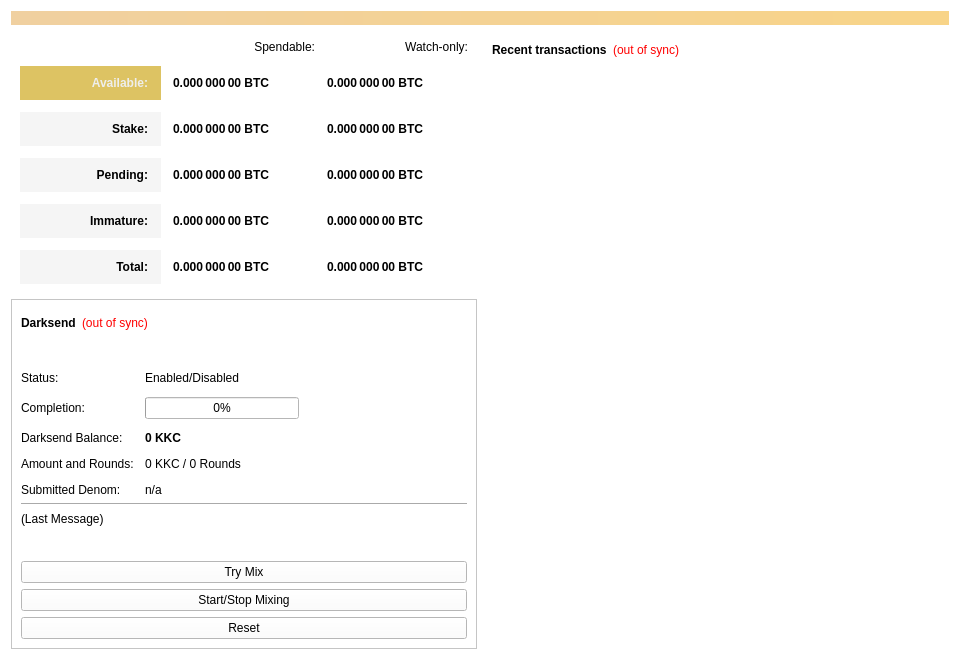
<?xml version="1.0" encoding="UTF-8"?>
<ui version="4.0">
 <class>OverviewPage</class>
 <widget class="QWidget" name="OverviewPage">
  <property name="geometry">
   <rect>
    <x>0</x>
    <y>0</y>
    <width>960</width>
    <height>594</height>
   </rect>
  </property>
  <property name="minimumSize">
   <size>
    <width>960</width>
    <height>0</height>
   </size>
  </property>
  <property name="windowTitle">
   <string>Form</string>
  </property>
  <property name="styleSheet">
   <string notr="true">background-color: rgb(255, 255, 255);</string>
  </property>
  <layout class="QVBoxLayout" name="topLayout">
   <item>
    <widget class="QLabel" name="labelAlerts">
     <property name="visible">
      <bool>false</bool>
     </property>
     <property name="styleSheet">
      <string notr="true">background-color: qlineargradient(x1: 0, y1: 0, x2: 1, y2: 0, stop:0 #F0D0A0, stop:1 #F8D488); color:#000000;</string>
     </property>
     <property name="wordWrap">
      <bool>true</bool>
     </property>
     <property name="margin">
      <number>3</number>
     </property>
    </widget>
   </item>
   <item>
    <layout class="QHBoxLayout" name="horizontalLayout" stretch="1,1">
     <item>
      <layout class="QVBoxLayout" name="verticalLayout_2">
       <item>
        <widget class="QFrame" name="frame">
         <property name="styleSheet">
          <string notr="true">border:0</string>
         </property>
         <property name="frameShape">
          <enum>QFrame::StyledPanel</enum>
         </property>
         <property name="frameShadow">
          <enum>QFrame::Raised</enum>
         </property>
         <layout class="QVBoxLayout" name="verticalLayout_4">
          <item>
           <layout class="QGridLayout" name="gridLayout">
            <property name="spacing">
             <number>12</number>
            </property>
            <item row="5" column="0">
             <widget class="QLabel" name="labelTotalText">
              <property name="styleSheet">
               <string notr="true">background-color: rgb(245, 245, 245);
color: rgb(0, 0, 0);
 font-weight: 900;
padding: 10px;</string>
              </property>
              <property name="text">
               <string>Total:</string>
              </property>
              <property name="alignment">
               <set>Qt::AlignRight|Qt::AlignTrailing|Qt::AlignVCenter</set>
              </property>
             </widget>
            </item>
            <item row="1" column="2">
             <widget class="QLabel" name="labelWatchAvailable">
              <property name="font">
               <font>
                <weight>75</weight>
                <bold>true</bold>
               </font>
              </property>
              <property name="cursor">
               <cursorShape>IBeamCursor</cursorShape>
              </property>
              <property name="toolTip">
               <string>Your current balance in watch-only addresses</string>
              </property>
              <property name="text">
               <string notr="true">0.000 000 00 BTC</string>
              </property>
              <property name="alignment">
               <set>Qt::AlignLeading|Qt::AlignLeft|Qt::AlignVCenter</set>
              </property>
              <property name="textInteractionFlags">
               <set>Qt::LinksAccessibleByMouse|Qt::TextSelectableByKeyboard|Qt::TextSelectableByMouse</set>
              </property>
             </widget>
            </item>
            <item row="3" column="0">
             <widget class="QLabel" name="labelPendingText">
              <property name="styleSheet">
               <string notr="true">background-color: rgb(245, 245, 245);
color: rgb(0, 0, 0);
 font-weight: 900;
padding: 10px;</string>
              </property>
              <property name="text">
               <string>Pending:</string>
              </property>
              <property name="alignment">
               <set>Qt::AlignRight|Qt::AlignTrailing|Qt::AlignVCenter</set>
              </property>
             </widget>
            </item>
            <item row="4" column="2">
             <widget class="QLabel" name="labelWatchImmature">
              <property name="font">
               <font>
                <weight>75</weight>
                <bold>true</bold>
               </font>
              </property>
              <property name="cursor">
               <cursorShape>IBeamCursor</cursorShape>
              </property>
              <property name="toolTip">
               <string>Mined balance in watch-only addresses that has not yet matured</string>
              </property>
              <property name="text">
               <string notr="true">0.000 000 00 BTC</string>
              </property>
              <property name="alignment">
               <set>Qt::AlignLeading|Qt::AlignLeft|Qt::AlignVCenter</set>
              </property>
              <property name="textInteractionFlags">
               <set>Qt::LinksAccessibleByMouse|Qt::TextSelectableByKeyboard|Qt::TextSelectableByMouse</set>
              </property>
             </widget>
            </item>
            <item row="3" column="2">
             <widget class="QLabel" name="labelWatchPending">
              <property name="font">
               <font>
                <weight>75</weight>
                <bold>true</bold>
               </font>
              </property>
              <property name="cursor">
               <cursorShape>IBeamCursor</cursorShape>
              </property>
              <property name="toolTip">
               <string>Unconfirmed transactions to watch-only addresses</string>
              </property>
              <property name="text">
               <string notr="true">0.000 000 00 BTC</string>
              </property>
              <property name="alignment">
               <set>Qt::AlignLeading|Qt::AlignLeft|Qt::AlignVCenter</set>
              </property>
              <property name="textInteractionFlags">
               <set>Qt::LinksAccessibleByMouse|Qt::TextSelectableByKeyboard|Qt::TextSelectableByMouse</set>
              </property>
             </widget>
            </item>
            <item row="3" column="1">
             <widget class="QLabel" name="labelUnconfirmed">
              <property name="font">
               <font>
                <weight>75</weight>
                <bold>true</bold>
               </font>
              </property>
              <property name="cursor">
               <cursorShape>IBeamCursor</cursorShape>
              </property>
              <property name="toolTip">
               <string>Total of transactions that have yet to be confirmed, and do not yet count toward the spendable balance</string>
              </property>
              <property name="text">
               <string notr="true">0.000 000 00 BTC</string>
              </property>
              <property name="alignment">
               <set>Qt::AlignLeading|Qt::AlignLeft|Qt::AlignVCenter</set>
              </property>
              <property name="textInteractionFlags">
               <set>Qt::LinksAccessibleByMouse|Qt::TextSelectableByKeyboard|Qt::TextSelectableByMouse</set>
              </property>
             </widget>
            </item>
            <item row="4" column="0">
             <widget class="QLabel" name="labelImmatureText">
              <property name="styleSheet">
               <string notr="true">background-color: rgb(245, 245, 245);
color: rgb(0, 0, 0);
 font-weight: 900;
padding: 10px;</string>
              </property>
              <property name="text">
               <string>Immature:</string>
              </property>
              <property name="alignment">
               <set>Qt::AlignRight|Qt::AlignTrailing|Qt::AlignVCenter</set>
              </property>
             </widget>
            </item>
            <item row="2" column="2">
             <widget class="QLabel" name="labelWatchStake">
              <property name="font">
               <font>
                <weight>75</weight>
                <bold>true</bold>
               </font>
              </property>
              <property name="cursor">
               <cursorShape>IBeamCursor</cursorShape>
              </property>
              <property name="toolTip">
               <string>Total of coins that was staked in watch-only addresses, and do not yet count toward the current watch-only balance</string>
              </property>
              <property name="text">
               <string notr="true">0.000 000 00 BTC</string>
              </property>
              <property name="alignment">
               <set>Qt::AlignLeading|Qt::AlignLeft|Qt::AlignVCenter</set>
              </property>
              <property name="textInteractionFlags">
               <set>Qt::LinksAccessibleByMouse|Qt::TextSelectableByKeyboard|Qt::TextSelectableByMouse</set>
              </property>
             </widget>
            </item>
            <item row="2" column="1">
             <widget class="QLabel" name="labelStake">
              <property name="font">
               <font>
                <weight>75</weight>
                <bold>true</bold>
               </font>
              </property>
              <property name="cursor">
               <cursorShape>IBeamCursor</cursorShape>
              </property>
              <property name="toolTip">
               <string>Total of coins that was staked, and do not yet count toward the current balance</string>
              </property>
              <property name="text">
               <string notr="true">0.000 000 00 BTC</string>
              </property>
              <property name="alignment">
               <set>Qt::AlignLeading|Qt::AlignLeft|Qt::AlignVCenter</set>
              </property>
              <property name="textInteractionFlags">
               <set>Qt::LinksAccessibleByMouse|Qt::TextSelectableByKeyboard|Qt::TextSelectableByMouse</set>
              </property>
             </widget>
            </item>
            <item row="5" column="1">
             <widget class="QLabel" name="labelTotal">
              <property name="font">
               <font>
                <weight>75</weight>
                <bold>true</bold>
               </font>
              </property>
              <property name="cursor">
               <cursorShape>IBeamCursor</cursorShape>
              </property>
              <property name="toolTip">
               <string>Your current total balance</string>
              </property>
              <property name="text">
               <string notr="true">0.000 000 00 BTC</string>
              </property>
              <property name="alignment">
               <set>Qt::AlignLeading|Qt::AlignLeft|Qt::AlignVCenter</set>
              </property>
              <property name="textInteractionFlags">
               <set>Qt::LinksAccessibleByMouse|Qt::TextSelectableByKeyboard|Qt::TextSelectableByMouse</set>
              </property>
             </widget>
            </item>
            <item row="4" column="1">
             <widget class="QLabel" name="labelImmature">
              <property name="font">
               <font>
                <weight>75</weight>
                <bold>true</bold>
               </font>
              </property>
              <property name="cursor">
               <cursorShape>IBeamCursor</cursorShape>
              </property>
              <property name="toolTip">
               <string>Mined balance that has not yet matured</string>
              </property>
              <property name="text">
               <string notr="true">0.000 000 00 BTC</string>
              </property>
              <property name="alignment">
               <set>Qt::AlignLeading|Qt::AlignLeft|Qt::AlignVCenter</set>
              </property>
              <property name="textInteractionFlags">
               <set>Qt::LinksAccessibleByMouse|Qt::TextSelectableByKeyboard|Qt::TextSelectableByMouse</set>
              </property>
             </widget>
            </item>
            <item row="0" column="1">
             <widget class="QLabel" name="labelSpendable">
              <property name="text">
               <string>Spendable:</string>
              </property>
              <property name="alignment">
               <set>Qt::AlignRight|Qt::AlignTrailing|Qt::AlignVCenter</set>
              </property>
             </widget>
            </item>
            <item row="1" column="1">
             <widget class="QLabel" name="labelBalance">
              <property name="font">
               <font>
                <weight>75</weight>
                <bold>true</bold>
               </font>
              </property>
              <property name="cursor">
               <cursorShape>IBeamCursor</cursorShape>
              </property>
              <property name="toolTip">
               <string>Your current spendable balance</string>
              </property>
              <property name="text">
               <string notr="true">0.000 000 00 BTC</string>
              </property>
              <property name="alignment">
               <set>Qt::AlignLeading|Qt::AlignLeft|Qt::AlignVCenter</set>
              </property>
              <property name="textInteractionFlags">
               <set>Qt::LinksAccessibleByMouse|Qt::TextSelectableByKeyboard|Qt::TextSelectableByMouse</set>
              </property>
             </widget>
            </item>
            <item row="2" column="0">
             <widget class="QLabel" name="label_10">
              <property name="styleSheet">
               <string notr="true">background-color: rgb(245, 245, 245);
color: rgb(0, 0, 0);
 font-weight: 900;
padding: 10px;</string>
              </property>
              <property name="text">
               <string>Stake:</string>
              </property>
              <property name="alignment">
               <set>Qt::AlignRight|Qt::AlignTrailing|Qt::AlignVCenter</set>
              </property>
             </widget>
            </item>
            <item row="5" column="2">
             <widget class="QLabel" name="labelWatchTotal">
              <property name="font">
               <font>
                <weight>75</weight>
                <bold>true</bold>
               </font>
              </property>
              <property name="cursor">
               <cursorShape>IBeamCursor</cursorShape>
              </property>
              <property name="toolTip">
               <string>Current total balance in watch-only addresses</string>
              </property>
              <property name="text">
               <string notr="true">0.000 000 00 BTC</string>
              </property>
              <property name="alignment">
               <set>Qt::AlignLeading|Qt::AlignLeft|Qt::AlignVCenter</set>
              </property>
              <property name="textInteractionFlags">
               <set>Qt::LinksAccessibleByMouse|Qt::TextSelectableByKeyboard|Qt::TextSelectableByMouse</set>
              </property>
             </widget>
            </item>
            <item row="0" column="2">
             <widget class="QLabel" name="labelWatchonly">
              <property name="text">
               <string>Watch-only:</string>
              </property>
              <property name="alignment">
               <set>Qt::AlignRight|Qt::AlignTrailing|Qt::AlignVCenter</set>
              </property>
             </widget>
            </item>
            <item row="1" column="0">
             <widget class="QLabel" name="labelBalanceText">
              <property name="layoutDirection">
               <enum>Qt::LeftToRight</enum>
              </property>
              <property name="autoFillBackground">
               <bool>false</bool>
              </property>
              <property name="styleSheet">
               <string notr="true">background-color: rgb(221, 195, 99);
color: rgb(238, 238, 236);
 font-weight: 900;
padding: 10px;
</string>
              </property>
              <property name="text">
               <string>Available:</string>
              </property>
              <property name="alignment">
               <set>Qt::AlignRight|Qt::AlignTrailing|Qt::AlignVCenter</set>
              </property>
              <property name="margin">
               <number>0</number>
              </property>
              <property name="indent">
               <number>-1</number>
              </property>
             </widget>
            </item>
           </layout>
          </item>
         </layout>
        </widget>
       </item>
       <item>
        <widget class="QFrame" name="frameDarksend">
         <property name="sizePolicy">
          <sizepolicy hsizetype="Expanding" vsizetype="Expanding">
           <horstretch>0</horstretch>
           <verstretch>0</verstretch>
          </sizepolicy>
         </property>
         <property name="minimumSize">
          <size>
           <width>0</width>
           <height>350</height>
          </size>
         </property>
         <property name="visible">
          <bool>false</bool>
         </property>
         <property name="layoutDirection">
          <enum>Qt::LeftToRight</enum>
         </property>
         <property name="frameShape">
          <enum>QFrame::StyledPanel</enum>
         </property>
         <property name="frameShadow">
          <enum>QFrame::Raised</enum>
         </property>
         <layout class="QVBoxLayout" name="verticalLayout_5">
          <item>
           <layout class="QHBoxLayout" name="horizontalLayout_5">
            <item>
             <widget class="QLabel" name="label_2">
              <property name="font">
               <font>
                <weight>75</weight>
                <bold>true</bold>
               </font>
              </property>
              <property name="text">
               <string>Darksend</string>
              </property>
             </widget>
            </item>
            <item>
             <widget class="QLabel" name="labelDarksendSyncStatus">
              <property name="toolTip">
               <string>The displayed information may be out of date. Your wallet automatically synchronizes with the EthCash network after a connection is established, but this process has not completed yet.</string>
              </property>
              <property name="styleSheet">
               <string notr="true">QLabel { color: red; }</string>
              </property>
              <property name="text">
               <string notr="true">(out of sync)</string>
              </property>
              <property name="alignment">
               <set>Qt::AlignLeading|Qt::AlignLeft|Qt::AlignVCenter</set>
              </property>
             </widget>
            </item>
            <item>
             <spacer name="horizontalSpacer_4">
              <property name="orientation">
               <enum>Qt::Horizontal</enum>
              </property>
              <property name="sizeHint" stdset="0">
               <size>
                <width>40</width>
                <height>20</height>
               </size>
              </property>
             </spacer>
            </item>
           </layout>
          </item>
          <item>
           <widget class="QPushButton" name="runAutoDenom">
            <property name="palette">
             <palette>
              <active>
               <colorrole role="WindowText">
                <brush brushstyle="SolidPattern">
                 <color alpha="255">
                  <red>0</red>
                  <green>0</green>
                  <blue>0</blue>
                 </color>
                </brush>
               </colorrole>
               <colorrole role="Button">
                <brush brushstyle="SolidPattern">
                 <color alpha="255">
                  <red>255</red>
                  <green>255</green>
                  <blue>255</blue>
                 </color>
                </brush>
               </colorrole>
               <colorrole role="Light">
                <brush brushstyle="SolidPattern">
                 <color alpha="255">
                  <red>255</red>
                  <green>255</green>
                  <blue>255</blue>
                 </color>
                </brush>
               </colorrole>
               <colorrole role="Midlight">
                <brush brushstyle="SolidPattern">
                 <color alpha="255">
                  <red>247</red>
                  <green>246</green>
                  <blue>246</blue>
                 </color>
                </brush>
               </colorrole>
               <colorrole role="Dark">
                <brush brushstyle="SolidPattern">
                 <color alpha="255">
                  <red>119</red>
                  <green>119</green>
                  <blue>119</blue>
                 </color>
                </brush>
               </colorrole>
               <colorrole role="Mid">
                <brush brushstyle="SolidPattern">
                 <color alpha="255">
                  <red>159</red>
                  <green>159</green>
                  <blue>159</blue>
                 </color>
                </brush>
               </colorrole>
               <colorrole role="Text">
                <brush brushstyle="SolidPattern">
                 <color alpha="255">
                  <red>0</red>
                  <green>0</green>
                  <blue>0</blue>
                 </color>
                </brush>
               </colorrole>
               <colorrole role="BrightText">
                <brush brushstyle="SolidPattern">
                 <color alpha="255">
                  <red>255</red>
                  <green>255</green>
                  <blue>255</blue>
                 </color>
                </brush>
               </colorrole>
               <colorrole role="ButtonText">
                <brush brushstyle="SolidPattern">
                 <color alpha="255">
                  <red>0</red>
                  <green>0</green>
                  <blue>0</blue>
                 </color>
                </brush>
               </colorrole>
               <colorrole role="Base">
                <brush brushstyle="SolidPattern">
                 <color alpha="255">
                  <red>255</red>
                  <green>255</green>
                  <blue>255</blue>
                 </color>
                </brush>
               </colorrole>
               <colorrole role="Window">
                <brush brushstyle="SolidPattern">
                 <color alpha="255">
                  <red>255</red>
                  <green>255</green>
                  <blue>255</blue>
                 </color>
                </brush>
               </colorrole>
               <colorrole role="Shadow">
                <brush brushstyle="SolidPattern">
                 <color alpha="255">
                  <red>0</red>
                  <green>0</green>
                  <blue>0</blue>
                 </color>
                </brush>
               </colorrole>
               <colorrole role="AlternateBase">
                <brush brushstyle="SolidPattern">
                 <color alpha="255">
                  <red>247</red>
                  <green>246</green>
                  <blue>246</blue>
                 </color>
                </brush>
               </colorrole>
               <colorrole role="ToolTipBase">
                <brush brushstyle="SolidPattern">
                 <color alpha="255">
                  <red>255</red>
                  <green>255</green>
                  <blue>220</blue>
                 </color>
                </brush>
               </colorrole>
               <colorrole role="ToolTipText">
                <brush brushstyle="SolidPattern">
                 <color alpha="255">
                  <red>0</red>
                  <green>0</green>
                  <blue>0</blue>
                 </color>
                </brush>
               </colorrole>
              </active>
              <inactive>
               <colorrole role="WindowText">
                <brush brushstyle="SolidPattern">
                 <color alpha="255">
                  <red>0</red>
                  <green>0</green>
                  <blue>0</blue>
                 </color>
                </brush>
               </colorrole>
               <colorrole role="Button">
                <brush brushstyle="SolidPattern">
                 <color alpha="255">
                  <red>255</red>
                  <green>255</green>
                  <blue>255</blue>
                 </color>
                </brush>
               </colorrole>
               <colorrole role="Light">
                <brush brushstyle="SolidPattern">
                 <color alpha="255">
                  <red>255</red>
                  <green>255</green>
                  <blue>255</blue>
                 </color>
                </brush>
               </colorrole>
               <colorrole role="Midlight">
                <brush brushstyle="SolidPattern">
                 <color alpha="255">
                  <red>247</red>
                  <green>246</green>
                  <blue>246</blue>
                 </color>
                </brush>
               </colorrole>
               <colorrole role="Dark">
                <brush brushstyle="SolidPattern">
                 <color alpha="255">
                  <red>119</red>
                  <green>119</green>
                  <blue>119</blue>
                 </color>
                </brush>
               </colorrole>
               <colorrole role="Mid">
                <brush brushstyle="SolidPattern">
                 <color alpha="255">
                  <red>159</red>
                  <green>159</green>
                  <blue>159</blue>
                 </color>
                </brush>
               </colorrole>
               <colorrole role="Text">
                <brush brushstyle="SolidPattern">
                 <color alpha="255">
                  <red>0</red>
                  <green>0</green>
                  <blue>0</blue>
                 </color>
                </brush>
               </colorrole>
               <colorrole role="BrightText">
                <brush brushstyle="SolidPattern">
                 <color alpha="255">
                  <red>255</red>
                  <green>255</green>
                  <blue>255</blue>
                 </color>
                </brush>
               </colorrole>
               <colorrole role="ButtonText">
                <brush brushstyle="SolidPattern">
                 <color alpha="255">
                  <red>0</red>
                  <green>0</green>
                  <blue>0</blue>
                 </color>
                </brush>
               </colorrole>
               <colorrole role="Base">
                <brush brushstyle="SolidPattern">
                 <color alpha="255">
                  <red>255</red>
                  <green>255</green>
                  <blue>255</blue>
                 </color>
                </brush>
               </colorrole>
               <colorrole role="Window">
                <brush brushstyle="SolidPattern">
                 <color alpha="255">
                  <red>255</red>
                  <green>255</green>
                  <blue>255</blue>
                 </color>
                </brush>
               </colorrole>
               <colorrole role="Shadow">
                <brush brushstyle="SolidPattern">
                 <color alpha="255">
                  <red>0</red>
                  <green>0</green>
                  <blue>0</blue>
                 </color>
                </brush>
               </colorrole>
               <colorrole role="AlternateBase">
                <brush brushstyle="SolidPattern">
                 <color alpha="255">
                  <red>247</red>
                  <green>246</green>
                  <blue>246</blue>
                 </color>
                </brush>
               </colorrole>
               <colorrole role="ToolTipBase">
                <brush brushstyle="SolidPattern">
                 <color alpha="255">
                  <red>255</red>
                  <green>255</green>
                  <blue>220</blue>
                 </color>
                </brush>
               </colorrole>
               <colorrole role="ToolTipText">
                <brush brushstyle="SolidPattern">
                 <color alpha="255">
                  <red>0</red>
                  <green>0</green>
                  <blue>0</blue>
                 </color>
                </brush>
               </colorrole>
              </inactive>
              <disabled>
               <colorrole role="WindowText">
                <brush brushstyle="SolidPattern">
                 <color alpha="255">
                  <red>119</red>
                  <green>119</green>
                  <blue>119</blue>
                 </color>
                </brush>
               </colorrole>
               <colorrole role="Button">
                <brush brushstyle="SolidPattern">
                 <color alpha="255">
                  <red>255</red>
                  <green>255</green>
                  <blue>255</blue>
                 </color>
                </brush>
               </colorrole>
               <colorrole role="Light">
                <brush brushstyle="SolidPattern">
                 <color alpha="255">
                  <red>255</red>
                  <green>255</green>
                  <blue>255</blue>
                 </color>
                </brush>
               </colorrole>
               <colorrole role="Midlight">
                <brush brushstyle="SolidPattern">
                 <color alpha="255">
                  <red>247</red>
                  <green>246</green>
                  <blue>246</blue>
                 </color>
                </brush>
               </colorrole>
               <colorrole role="Dark">
                <brush brushstyle="SolidPattern">
                 <color alpha="255">
                  <red>119</red>
                  <green>119</green>
                  <blue>119</blue>
                 </color>
                </brush>
               </colorrole>
               <colorrole role="Mid">
                <brush brushstyle="SolidPattern">
                 <color alpha="255">
                  <red>159</red>
                  <green>159</green>
                  <blue>159</blue>
                 </color>
                </brush>
               </colorrole>
               <colorrole role="Text">
                <brush brushstyle="SolidPattern">
                 <color alpha="255">
                  <red>119</red>
                  <green>119</green>
                  <blue>119</blue>
                 </color>
                </brush>
               </colorrole>
               <colorrole role="BrightText">
                <brush brushstyle="SolidPattern">
                 <color alpha="255">
                  <red>255</red>
                  <green>255</green>
                  <blue>255</blue>
                 </color>
                </brush>
               </colorrole>
               <colorrole role="ButtonText">
                <brush brushstyle="SolidPattern">
                 <color alpha="255">
                  <red>119</red>
                  <green>119</green>
                  <blue>119</blue>
                 </color>
                </brush>
               </colorrole>
               <colorrole role="Base">
                <brush brushstyle="SolidPattern">
                 <color alpha="255">
                  <red>255</red>
                  <green>255</green>
                  <blue>255</blue>
                 </color>
                </brush>
               </colorrole>
               <colorrole role="Window">
                <brush brushstyle="SolidPattern">
                 <color alpha="255">
                  <red>255</red>
                  <green>255</green>
                  <blue>255</blue>
                 </color>
                </brush>
               </colorrole>
               <colorrole role="Shadow">
                <brush brushstyle="SolidPattern">
                 <color alpha="255">
                  <red>0</red>
                  <green>0</green>
                  <blue>0</blue>
                 </color>
                </brush>
               </colorrole>
               <colorrole role="AlternateBase">
                <brush brushstyle="SolidPattern">
                 <color alpha="255">
                  <red>239</red>
                  <green>238</green>
                  <blue>238</blue>
                 </color>
                </brush>
               </colorrole>
               <colorrole role="ToolTipBase">
                <brush brushstyle="SolidPattern">
                 <color alpha="255">
                  <red>255</red>
                  <green>255</green>
                  <blue>220</blue>
                 </color>
                </brush>
               </colorrole>
               <colorrole role="ToolTipText">
                <brush brushstyle="SolidPattern">
                 <color alpha="255">
                  <red>0</red>
                  <green>0</green>
                  <blue>0</blue>
                 </color>
                </brush>
               </colorrole>
              </disabled>
             </palette>
            </property>
            <property name="focusPolicy">
             <enum>Qt::NoFocus</enum>
            </property>
            <property name="autoFillBackground">
             <bool>false</bool>
            </property>
            <property name="text">
             <string/>
            </property>
            <property name="flat">
             <bool>true</bool>
            </property>
           </widget>
          </item>
          <item>
           <layout class="QFormLayout" name="formLayout">
            <property name="fieldGrowthPolicy">
             <enum>QFormLayout::AllNonFixedFieldsGrow</enum>
            </property>
            <property name="horizontalSpacing">
             <number>11</number>
            </property>
            <property name="verticalSpacing">
             <number>12</number>
            </property>
            <item row="0" column="0">
             <widget class="QLabel" name="label_6">
              <property name="text">
               <string>Status:</string>
              </property>
             </widget>
            </item>
            <item row="1" column="0">
             <widget class="QLabel" name="label_7">
              <property name="text">
               <string>Completion:</string>
              </property>
             </widget>
            </item>
            <item row="1" column="1">
             <widget class="QProgressBar" name="darksendProgress">
              <property name="maximumSize">
               <size>
                <width>154</width>
                <height>16777215</height>
               </size>
              </property>
              <property name="value">
               <number>0</number>
              </property>
             </widget>
            </item>
            <item row="3" column="0">
             <widget class="QLabel" name="labelAnonymizedText">
              <property name="text">
               <string>Darksend Balance:</string>
              </property>
             </widget>
            </item>
            <item row="3" column="1">
             <widget class="QLabel" name="labelAnonymized">
              <property name="font">
               <font>
                <weight>75</weight>
                <bold>true</bold>
               </font>
              </property>
              <property name="text">
               <string notr="true">0 KKC</string>
              </property>
             </widget>
            </item>
            <item row="4" column="0">
             <widget class="QLabel" name="label_8">
              <property name="text">
               <string>Amount and Rounds:</string>
              </property>
             </widget>
            </item>
            <item row="4" column="1">
             <widget class="QLabel" name="labelAmountRounds">
              <property name="text">
               <string>0 KKC / 0 Rounds</string>
              </property>
             </widget>
            </item>
            <item row="5" column="0">
             <widget class="QLabel" name="label_9">
              <property name="text">
               <string>Submitted Denom:</string>
              </property>
             </widget>
            </item>
            <item row="5" column="1">
             <widget class="QLabel" name="labelSubmittedDenom">
              <property name="toolTip">
               <string>The denominations you submitted to the Masternode.&lt;br&gt;To mix, other users must submit the exact same denominations.</string>
              </property>
              <property name="text">
               <string>n/a</string>
              </property>
             </widget>
            </item>
            <item row="0" column="1">
             <widget class="QLabel" name="darksendEnabled">
              <property name="text">
               <string>Enabled/Disabled</string>
              </property>
             </widget>
            </item>
           </layout>
          </item>
          <item>
           <widget class="Line" name="lineLastMessage">
            <property name="orientation">
             <enum>Qt::Horizontal</enum>
            </property>
           </widget>
          </item>
          <item>
           <widget class="QLabel" name="darksendStatus">
            <property name="minimumSize">
             <size>
              <width>288</width>
              <height>43</height>
             </size>
            </property>
            <property name="text">
             <string>(Last Message)</string>
            </property>
            <property name="alignment">
             <set>Qt::AlignLeading|Qt::AlignLeft|Qt::AlignTop</set>
            </property>
            <property name="wordWrap">
             <bool>true</bool>
            </property>
           </widget>
          </item>
          <item>
           <widget class="QPushButton" name="darksendAuto">
            <property name="sizePolicy">
             <sizepolicy hsizetype="MinimumExpanding" vsizetype="Fixed">
              <horstretch>0</horstretch>
              <verstretch>0</verstretch>
             </sizepolicy>
            </property>
            <property name="toolTip">
             <string>Try to manually submit a Darksend request.</string>
            </property>
            <property name="text">
             <string>Try Mix</string>
            </property>
           </widget>
          </item>
          <item>
           <widget class="QPushButton" name="toggleDarksend">
            <property name="sizePolicy">
             <sizepolicy hsizetype="MinimumExpanding" vsizetype="Fixed">
              <horstretch>0</horstretch>
              <verstretch>0</verstretch>
             </sizepolicy>
            </property>
            <property name="text">
             <string>Start/Stop Mixing</string>
            </property>
           </widget>
          </item>
          <item>
           <widget class="QPushButton" name="darksendReset">
            <property name="sizePolicy">
             <sizepolicy hsizetype="MinimumExpanding" vsizetype="Fixed">
              <horstretch>0</horstretch>
              <verstretch>0</verstretch>
             </sizepolicy>
            </property>
            <property name="toolTip">
             <string>Reset the current status of Darksend (can interrupt Darksend if it's in the process of Mixing, which can cost you money!)</string>
            </property>
            <property name="autoFillBackground">
             <bool>false</bool>
            </property>
            <property name="text">
             <string>Reset</string>
            </property>
           </widget>
          </item>
         </layout>
        </widget>
       </item>
       <item>
        <spacer name="verticalSpacer">
         <property name="orientation">
          <enum>Qt::Vertical</enum>
         </property>
         <property name="sizeHint" stdset="0">
          <size>
           <width>20</width>
           <height>40</height>
          </size>
         </property>
        </spacer>
       </item>
      </layout>
     </item>
     <item>
      <layout class="QVBoxLayout" name="verticalLayout_3">
       <item>
        <widget class="QFrame" name="frame_2">
         <property name="styleSheet">
          <string notr="true">border:0</string>
         </property>
         <property name="frameShape">
          <enum>QFrame::StyledPanel</enum>
         </property>
         <property name="frameShadow">
          <enum>QFrame::Raised</enum>
         </property>
         <layout class="QVBoxLayout" name="verticalLayout">
          <item>
           <layout class="QHBoxLayout" name="horizontalLayout_2">
            <item>
             <widget class="QLabel" name="label_4">
              <property name="font">
               <font>
                <weight>99</weight>
                <bold>true</bold>
               </font>
              </property>
              <property name="styleSheet">
               <string notr="true">color: rgb(0, 0, 0);
 font-weight: 900;</string>
              </property>
              <property name="text">
               <string>Recent transactions</string>
              </property>
             </widget>
            </item>
            <item>
             <widget class="QLabel" name="labelTransactionsStatus">
              <property name="cursor">
               <cursorShape>WhatsThisCursor</cursorShape>
              </property>
              <property name="toolTip">
               <string>The displayed information may be out of date. Your wallet automatically synchronizes with the EthCash network after a connection is established, but this process has not completed yet.</string>
              </property>
              <property name="styleSheet">
               <string notr="true">QLabel { color: red; }</string>
              </property>
              <property name="text">
               <string notr="true">(out of sync)</string>
              </property>
              <property name="alignment">
               <set>Qt::AlignRight|Qt::AlignTrailing|Qt::AlignVCenter</set>
              </property>
             </widget>
            </item>
            <item>
             <spacer name="horizontalSpacer">
              <property name="orientation">
               <enum>Qt::Horizontal</enum>
              </property>
              <property name="sizeHint" stdset="0">
               <size>
                <width>40</width>
                <height>20</height>
               </size>
              </property>
             </spacer>
            </item>
           </layout>
          </item>
          <item>
           <widget class="QListView" name="listTransactions">
            <property name="styleSheet">
             <string notr="true">QListView { background: transparent; }</string>
            </property>
            <property name="frameShape">
             <enum>QFrame::NoFrame</enum>
            </property>
            <property name="verticalScrollBarPolicy">
             <enum>Qt::ScrollBarAlwaysOff</enum>
            </property>
            <property name="horizontalScrollBarPolicy">
             <enum>Qt::ScrollBarAlwaysOff</enum>
            </property>
            <property name="selectionMode">
             <enum>QAbstractItemView::NoSelection</enum>
            </property>
           </widget>
          </item>
         </layout>
        </widget>
       </item>
      </layout>
     </item>
    </layout>
   </item>
  </layout>
 </widget>
 <resources/>
 <connections/>
</ui>
